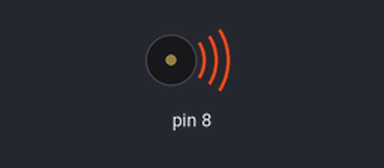
The sketch below on a simulated Arduino Uno, built with avr-gcc and run on an emulated ATmega328P. On the bench: buzzer (waves = sounding).

Above: at 0.2 s.
Timing chart, 0 to 11.8 s (numbered marks = the images above):
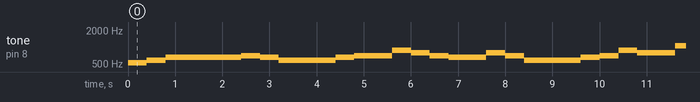

Measured:
- by itself, tone on pin 8: plays 523 Hz for 0.40 s, 587 Hz for 0.40 s, 659 Hz for 1.6 s, 698 Hz for 0.40 s, 659 Hz for 0.40 s, 587 Hz for 1.2 s … (186 notes in this stretch)

The sketch:

benim_annem_melody.ino
```cpp
//www.elegoo.com
//2016.12.08

#include "pitches.h"

#define DO NOTE_C5
#define RE NOTE_D5
#define MI NOTE_E5
#define FA NOTE_F5
#define SOL NOTE_G5
#define LA NOTE_A5
#define SI NOTE_B5
#define DO2 NOTE_C6

#define full 800  // 800 miliseconds
#define half 400  // 400 miliseconds
#define wait 400  // 400 miliseconds

void setup() {

}

void loop() {

  // BENIM ANNEM
  tone(8, DO, half);
  delay(wait);
  tone(8, RE, half);
  delay(wait);
  tone(8, MI, full);
  delay(wait);
  tone(8, MI, full);
  delay(wait);
  delay(wait);

  // GUZEL ANNEM
  tone(8, MI, half);
  delay(wait);
  tone(8, FA, half);
  delay(wait);
  tone(8, MI, full);
  delay(wait);
  tone(8, RE, full);
  delay(wait);
  delay(wait);

  // BENI AL
  tone(8, RE, half);
  delay(wait);
  tone(8, MI, half);
  delay(wait);
  tone(8, FA, full);
  delay(wait);
  delay(wait);

  // KOLLARINA
  tone(8, LA, full);
  delay(wait);
  tone(8, SOL, half);
  delay(wait);
  tone(8, FA, half);
  delay(wait);
  tone(8, MI, full);
  delay(wait);
  delay(wait);

  // KUCAGINDA
  tone(8, SOL, half);
  delay(wait);
  tone(8, FA, half);
  delay(wait);
  tone(8, RE, full);
  delay(wait);
  tone(8, RE, full);
  delay(wait);
  delay(wait);

  // UYUT BENI
  tone(8, MI, half);
  delay(wait);
  tone(8, FA, half);
  delay(wait);
  tone(8, LA, full);
  delay(wait);
  tone(8, SOL, full);
  delay(wait);
  delay(wait);

  // NINNILER
  tone(8, DO2, half);
  delay(wait);
  tone(8, LA, half);
  delay(wait);
  tone(8, SOL, full);
  delay(wait);
  delay(wait);

  // SOYLE BANA
  tone(8, MI, full);
  delay(wait);
  tone(8, SOL, half);
  delay(wait);
  tone(8, FA, half);
  delay(wait);
  tone(8, MI, full);
  delay(wait);
  delay(wait);

  // Output the voice after several minutes
  delay(1000);

  // restart after two seconds
  delay(2000);
}
```
